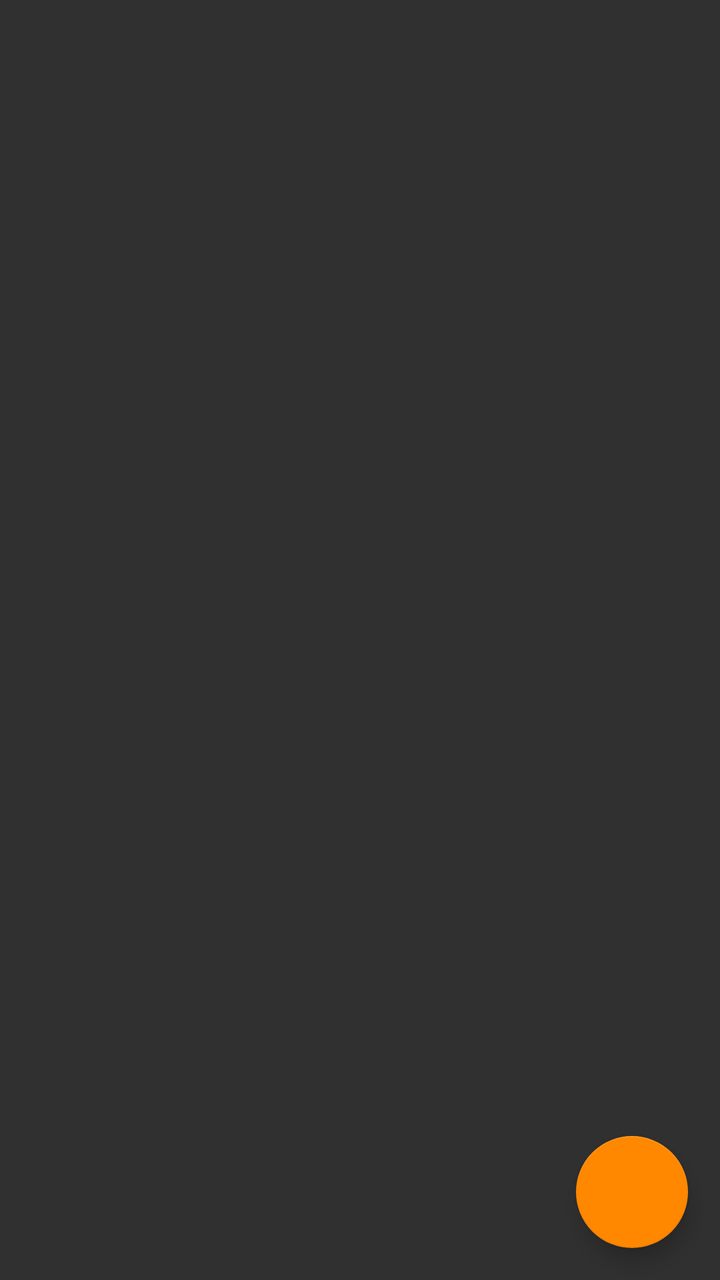
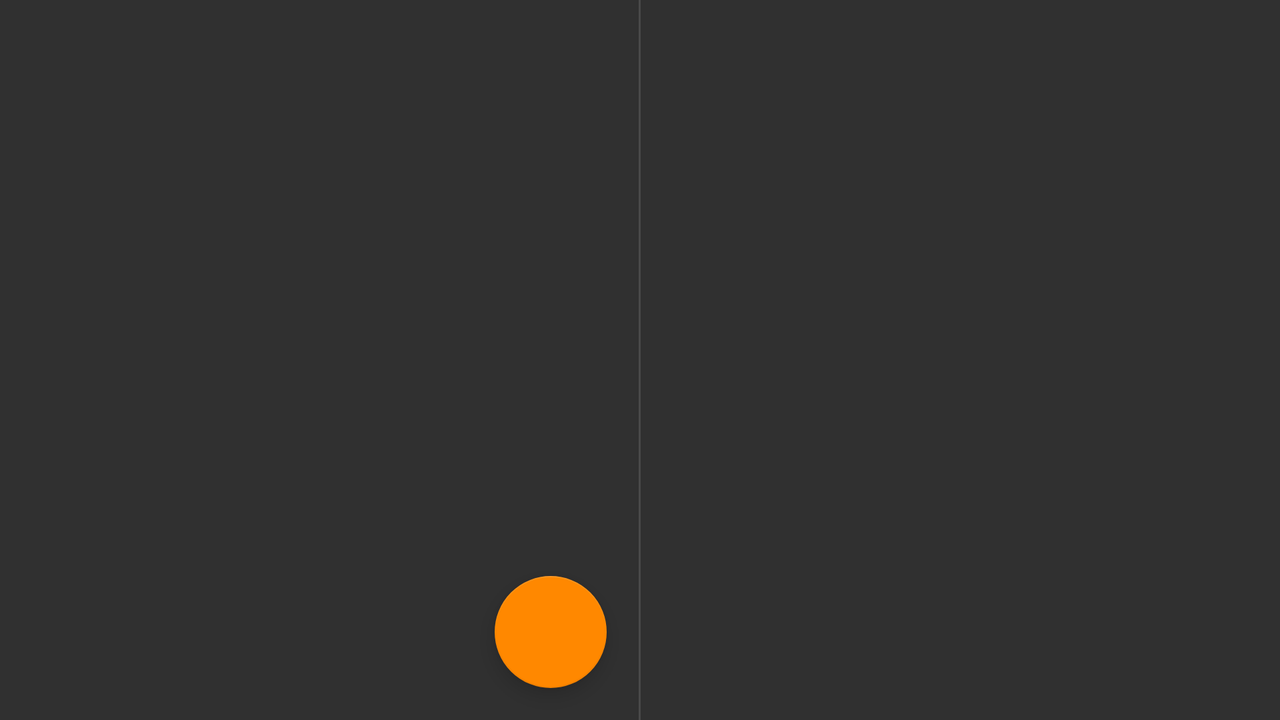

Compare how this app lays out the same screen by default and in its alternative resource folder. The renders come first, then the two layout files and the values they reference.
<!-- AndroidManifest.xml: application theme Theme.AppCompat.NoActionBar -->
<!-- res/layout/remocon_list.xml -->
<?xml version="1.0" encoding="utf-8"?>
<RelativeLayout xmlns:android="http://schemas.android.com/apk/res/android"
    xmlns:app="http://schemas.android.com/apk/res-auto"
    xmlns:tools="http://schemas.android.com/tools"
    android:id="@+id/activity_remocon_main"
    android:layout_width="match_parent"
    android:layout_height="match_parent"
    android:fitsSystemWindows="true"
    tools:context=".RemoconMainActivity">

    <ListView
        android:id="@+id/remocon_listview"
        android:layout_width="match_parent"
        android:layout_height="match_parent"
        android:longClickable="true" />

    <android.support.design.widget.FloatingActionButton
        android:id="@+id/fab"
        android:layout_width="wrap_content"
        android:layout_height="wrap_content"
        android:layout_alignParentBottom="true"
        android:layout_alignParentRight="true"
        android:layout_gravity="bottom|end"
        android:layout_margin="@dimen/fab_margin"
        app:backgroundTint="@android:color/holo_orange_dark"
        app:srcCompat="@drawable/ic_add_white_24dp"
        tools:ignore="RtlHardcoded" />

</RelativeLayout>
<!-- resources referenced by this layout -->
<resources>
  <dimen name="fab_margin">16dp</dimen>
</resources>
<!-- res/layout-land/remocon_list.xml (the author's variant of the layout above) -->
<!-- drawn on the phone turned sideways -->
<?xml version="1.0" encoding="utf-8"?>
<LinearLayout xmlns:android="http://schemas.android.com/apk/res/android"
    xmlns:app="http://schemas.android.com/apk/res-auto"
    xmlns:tools="http://schemas.android.com/tools"
    android:layout_width="match_parent"
    android:layout_height="match_parent"
    android:layout_marginLeft="16dp"
    android:layout_marginRight="16dp"
    android:baselineAligned="false"
    android:divider="?android:attr/dividerHorizontal"
    android:orientation="horizontal"
    android:showDividers="middle"
    tools:context=".RemoconMainActivity">

    
    <RelativeLayout xmlns:android="http://schemas.android.com/apk/res/android"
        xmlns:app="http://schemas.android.com/apk/res-auto"
        xmlns:tools="http://schemas.android.com/tools"
        android:id="@+id/activity_remocon_main"
        android:layout_width="0dp"
        android:layout_height="match_parent"
        android:layout_weight="1"
        tools:context=".RemoconMainActivity">

        <ListView
            android:id="@+id/remocon_listview"
            android:layout_width="match_parent"
            android:layout_height="match_parent"
            android:longClickable="true" />

        <android.support.design.widget.FloatingActionButton
            android:id="@+id/fab"
            android:layout_width="wrap_content"
            android:layout_height="wrap_content"
            android:layout_alignParentBottom="true"
            android:layout_alignParentRight="true"
            android:layout_gravity="bottom|end"
            android:layout_margin="@dimen/fab_margin"
            app:backgroundTint="@android:color/holo_orange_dark"
            app:srcCompat="@drawable/ic_add_white_24dp"
            tools:ignore="RtlHardcoded" />

    </RelativeLayout>



    <FrameLayout
        android:layout_width="0dp"
        android:layout_height="match_parent"
        android:layout_weight="1" >

        <android.support.v4.widget.NestedScrollView
            android:id="@+id/remocon_detail_container"
            android:layout_width="match_parent"
            android:layout_height="match_parent"
            android:layout_below="@id/main_toolbar"
            app:layout_behavior="@string/appbar_scrolling_view_behavior" />

    </FrameLayout>

</LinearLayout>
